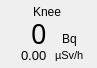
        <widget class="QFrame" name="cps_frame_m12">
         <property name="geometry">
          <rect>
           <x>576</x>
           <y>409</y>
           <width>97</width>
           <height>68</height>
          </rect>
         </property>
         <property name="frameShape">
          <enum>QFrame::NoFrame</enum>
         </property>
         <property name="frameShadow">
          <enum>QFrame::Plain</enum>
         </property>
         <widget class="QWidget" name="layoutWidget_14">
          <property name="geometry">
           <rect>
            <x>5</x>
            <y>3</y>
            <width>86</width>
            <height>59</height>
           </rect>
          </property>
          <layout class="QVBoxLayout" name="verticalLayout_18">
           <property name="spacing">
            <number>0</number>
           </property>
           <item alignment="Qt::AlignHCenter">
            <widget class="QLabel" name="bodypart_m12">
             <property name="text">
              <string>Knee</string>
             </property>
            </widget>
           </item>
           <item>
            <layout class="QGridLayout" name="gridLayout_16">
             <property name="leftMargin">
              <number>0</number>
             </property>
             <property name="rightMargin">
              <number>0</number>
             </property>
             <property name="bottomMargin">
              <number>0</number>
             </property>
             <property name="spacing">
              <number>2</number>
             </property>
             <item row="1" column="1" alignment="Qt::AlignHCenter">
              <widget class="QLabel" name="uSv_label_m12">
               <property name="font">
                <font>
                 <pointsize>8</pointsize>
                </font>
               </property>
               <property name="text">
                <string>µSv/h</string>
               </property>
              </widget>
             </item>
             <item row="0" column="1" alignment="Qt::AlignHCenter|Qt::AlignBottom">
              <widget class="QLabel" name="cps_label_m12">
               <property name="text">
                <string>Bq</string>
               </property>
              </widget>
             </item>
             <item row="0" column="0" alignment="Qt::AlignRight">
              <widget class="QLabel" name="CPS_m12">
               <property name="minimumSize">
                <size>
                 <width>0</width>
                 <height>26</height>
                </size>
               </property>
               <property name="maximumSize">
                <size>
                 <width>16777215</width>
                 <height>26</height>
                </size>
               </property>
               <property name="font">
                <font>
                 <family>Arial Black</family>
                 <pointsize>20</pointsize>
                 <weight>50</weight>
                 <bold>false</bold>
                </font>
               </property>
               <property name="text">
                <string>0</string>
               </property>
              </widget>
             </item>
             <item row="1" column="0" alignment="Qt::AlignRight">
              <widget class="QLabel" name="uSv_m12">
               <property name="minimumSize">
                <size>
                 <width>0</width>
                 <height>14</height>
                </size>
               </property>
               <property name="maximumSize">
                <size>
                 <width>16777215</width>
                 <height>14</height>
                </size>
               </property>
               <property name="font">
                <font>
                 <pointsize>10</pointsize>
                </font>
               </property>
               <property name="text">
                <string>0.00</string>
               </property>
              </widget>
             </item>
            </layout>
           </item>
          </layout>
         </widget>
         <widget class="QLabel" name="cps_bg_m12">
          <property name="geometry">
           <rect>
            <x>2</x>
            <y>2</y>
            <width>91</width>
            <height>62</height>
           </rect>
          </property>
          <property name="frameShadow">
           <enum>QFrame::Sunken</enum>
          </property>
          <property name="text">
           <string/>
          </property>
          <property name="pixmap">
           <pixmap resource="RadMaster 3000+ v0.1/resources.qrc">:/bg/resources/bg/cps_frame.png</pixmap>
          </property>
          <property name="scaledContents">
           <bool>true</bool>
          </property>
         </widget>
         <zorder>cps_bg_m12</zorder>
         <zorder>layoutWidget_14</zorder>
        </widget>
